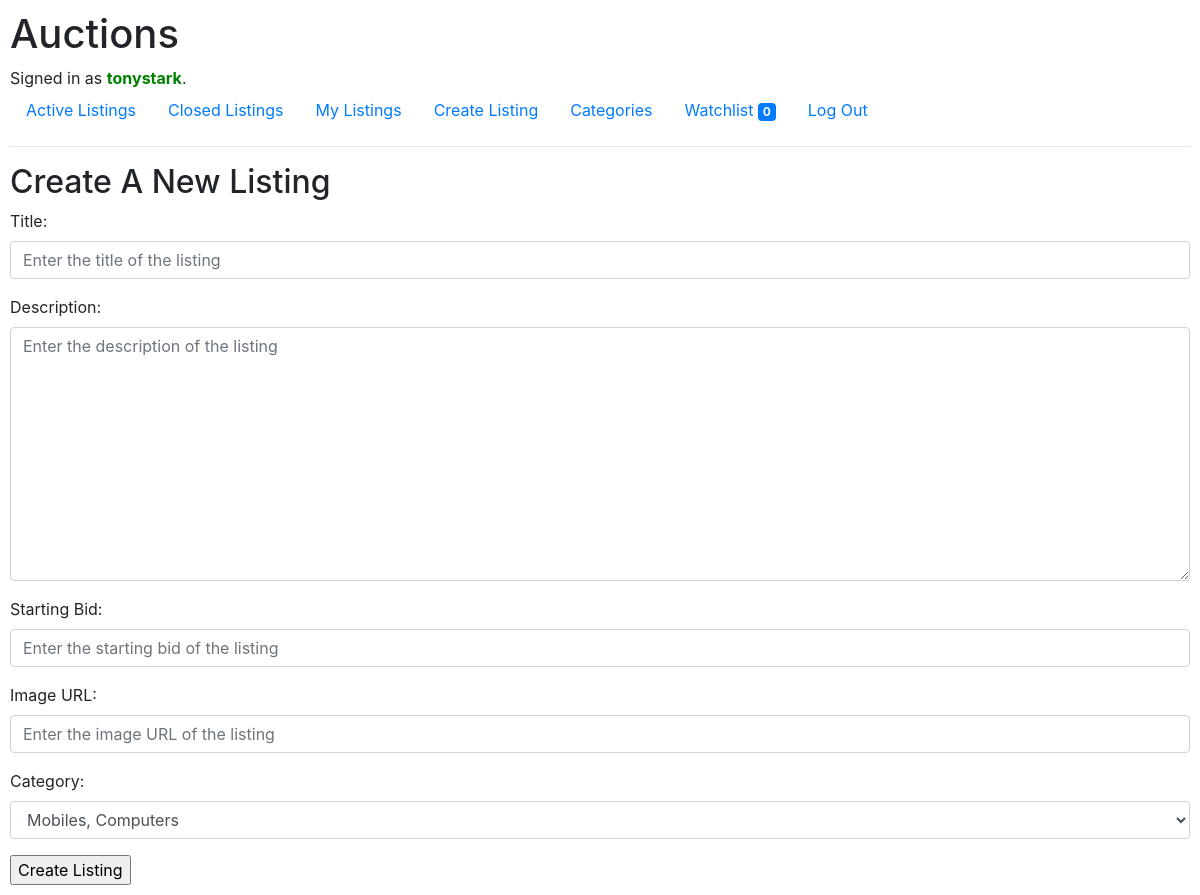
The page /create (signed in) on the database its author committed.
### auctions/models.py (models this page shows)
class User(AbstractUser):
    first_name = models.CharField(max_length=64, blank=False, default='')

class Category(models.Model):
    category = models.CharField(max_length=64, blank=False, unique=True)
    def __str__(self):
        return f"{self.category}"

### auctions/views.py (the view)
# urls.py: path("create", views.create, name="create"),
@login_required(login_url='/login')
def create(request):
    if request.method == "POST":
        form = ListingForm(request.POST)
        if form.is_valid():
            listing = form.save(commit=False)
            listing.user = request.user
            listing.save()
            return HttpResponseRedirect(reverse("index"))
        else:
            return render(request, "auctions/create.html", {
                "form": form
            })
    else:
        return render(request, "auctions/create.html", {
            "form": ListingForm()
        })

### auctions/templates/auctions/create.html
{% extends "auctions/layout.html" %} {% block body %}
<h2>Create A New Listing</h2>
<form action="{% url 'create' %}" method="post">
  {% csrf_token %} {{ form.as_p }}
  <input type="submit" value="Create Listing" />
</form>
{% endblock %}

### auctions/templates/auctions/layout.html (shortened to what this page needs)
{% load static %}
<!DOCTYPE html>
<html lang="en">
  <head>
    <link
      rel="stylesheet"
      href="https://stackpath.bootstrapcdn.com/bootstrap/4.4.1/css/bootstrap.min.css"
    />
    <link href="{% static 'auctions/styles.css' %}" rel="stylesheet" />
  </head>
  <body>
    <h1>Auctions</h1>
    <div>
      {% if user.is_authenticated %} Signed in as
      <strong style="color: green;">{{ user.username }}</strong>.
      {% else %} <strong style="color: red;">Not signed in.</strong> (sign in or register to explore.)
      {% endif %}
    </div>
    <ul class="nav">
      <li class="nav-item">
        <a class="nav-link" href="{% url 'index' %}">Active Listings</a>
      </li>
      {% if user.is_authenticated %}
      <li class="nav-item">
        <a class="nav-link" href="{% url 'closedlistings' %}">Closed Listings</a>
      </li>
      <li class="nav-item">
        <a class="nav-link" href="{% url 'mylistings' %}">My Listings</a>
      </li>
      {% endif %}
      <li class="nav-item">
        <a class="nav-link" href="{% url 'create' %}">Create Listing</a>
      </li>
      <li class="nav-item">
        <a class="nav-link" href="{% url 'categories' %}">Categories</a>
     </li>
      {% if user.is_authenticated %}
      <li class="nav-item">
        <a class="nav-link" href="{% url 'watchlist' %}">Watchlist <span class="badge badge-primary">{{user.watchlist.all|length}}</span></a>
      </li>
      <li class="nav-item">
        <a class="nav-link" href="{% url 'logout' %}">Log Out</a>
      </li>
      {% endif %}
    </ul>
    <hr />
    {% block body %} {% endblock %}
  </body>
</html>

### auctions/static/auctions/styles.css (style rules this page uses)
body { padding: 10px; }

### rows shown on the page
User: username "tonystark", watchlist.all|length "0"
Category: category "Mobiles, Computers"
